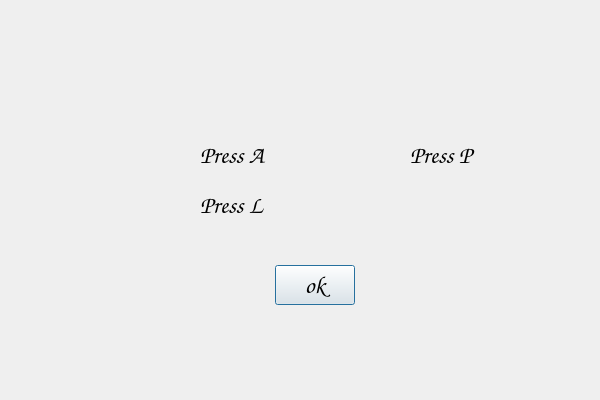
<?xml version="1.0" encoding="UTF-8"?>
<ui version="4.0">
 <class>how</class>
 <widget class="QDialog" name="how">
  <property name="geometry">
   <rect>
    <x>0</x>
    <y>0</y>
    <width>600</width>
    <height>400</height>
   </rect>
  </property>
  <property name="windowTitle">
   <string>Dialog</string>
  </property>
  <widget class="QLabel" name="label">
   <property name="geometry">
    <rect>
     <x>0</x>
     <y>0</y>
     <width>600</width>
     <height>400</height>
    </rect>
   </property>
   <property name="text">
    <string/>
   </property>
   <property name="pixmap">
    <pixmap resource="img.qrc">:/img/how.png</pixmap>
   </property>
   <property name="scaledContents">
    <bool>true</bool>
   </property>
  </widget>
  <widget class="QPushButton" name="pushButton">
   <property name="geometry">
    <rect>
     <x>275</x>
     <y>265</y>
     <width>80</width>
     <height>40</height>
    </rect>
   </property>
   <property name="font">
    <font>
     <family>Comic Sans MS</family>
     <pointsize>18</pointsize>
     <weight>75</weight>
     <bold>true</bold>
    </font>
   </property>
   <property name="text">
    <string>ok</string>
   </property>
   <property name="icon">
    <iconset resource="img.qrc">
     <normaloff>:/img/me.png</normaloff>:/img/me.png</iconset>
   </property>
   <property name="iconSize">
    <size>
     <width>35</width>
     <height>35</height>
    </size>
   </property>
  </widget>
  <widget class="QLabel" name="label_2">
   <property name="geometry">
    <rect>
     <x>140</x>
     <y>130</y>
     <width>50</width>
     <height>50</height>
    </rect>
   </property>
   <property name="text">
    <string/>
   </property>
   <property name="pixmap">
    <pixmap resource="img.qrc">:/img/bred.png</pixmap>
   </property>
   <property name="scaledContents">
    <bool>true</bool>
   </property>
  </widget>
  <widget class="QLabel" name="label_3">
   <property name="geometry">
    <rect>
     <x>140</x>
     <y>180</y>
     <width>50</width>
     <height>50</height>
    </rect>
   </property>
   <property name="text">
    <string/>
   </property>
   <property name="pixmap">
    <pixmap resource="img.qrc">:/img/bblue.png</pixmap>
   </property>
   <property name="scaledContents">
    <bool>true</bool>
   </property>
  </widget>
  <widget class="QLabel" name="label_4">
   <property name="geometry">
    <rect>
     <x>200</x>
     <y>140</y>
     <width>110</width>
     <height>30</height>
    </rect>
   </property>
   <property name="font">
    <font>
     <family>Comic Sans MS</family>
     <pointsize>18</pointsize>
     <weight>75</weight>
     <bold>true</bold>
    </font>
   </property>
   <property name="text">
    <string>Press A</string>
   </property>
  </widget>
  <widget class="QLabel" name="label_5">
   <property name="geometry">
    <rect>
     <x>200</x>
     <y>190</y>
     <width>110</width>
     <height>30</height>
    </rect>
   </property>
   <property name="font">
    <font>
     <family>Comic Sans MS</family>
     <pointsize>18</pointsize>
     <weight>75</weight>
     <bold>true</bold>
    </font>
   </property>
   <property name="text">
    <string>Press L</string>
   </property>
  </widget>
  <widget class="QLabel" name="label_6">
   <property name="geometry">
    <rect>
     <x>350</x>
     <y>135</y>
     <width>50</width>
     <height>50</height>
    </rect>
   </property>
   <property name="text">
    <string/>
   </property>
   <property name="pixmap">
    <pixmap resource="img.qrc">:/img/pause.png</pixmap>
   </property>
   <property name="scaledContents">
    <bool>true</bool>
   </property>
  </widget>
  <widget class="QLabel" name="label_7">
   <property name="geometry">
    <rect>
     <x>410</x>
     <y>140</y>
     <width>110</width>
     <height>30</height>
    </rect>
   </property>
   <property name="font">
    <font>
     <family>Comic Sans MS</family>
     <pointsize>18</pointsize>
     <weight>75</weight>
     <bold>true</bold>
    </font>
   </property>
   <property name="text">
    <string>Press P</string>
   </property>
  </widget>
 </widget>
 <resources>
  <include location="img.qrc"/>
 </resources>
 <connections/>
</ui>
